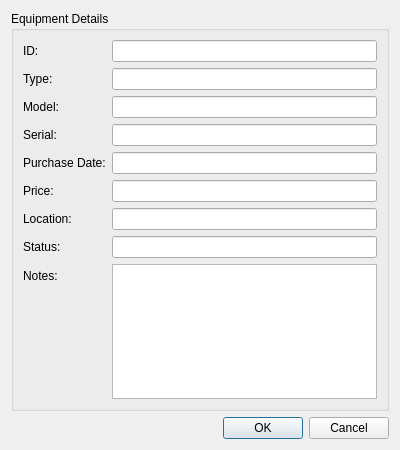
<?xml version="1.0" encoding="UTF-8"?>
<ui version="4.0">
 <class>equipmentdialog</class>
 <widget class="QDialog" name="equipmentdialog">
  <property name="geometry">
   <rect>
    <x>0</x>
    <y>0</y>
    <width>400</width>
    <height>450</height>
   </rect>
  </property>
  <property name="windowTitle">
   <string>Equipment Record</string>
  </property>
  <layout class="QVBoxLayout" name="verticalLayout">
   <item>
    <widget class="QGroupBox" name="groupBox">
     <property name="title">
      <string>Equipment Details</string>
     </property>
     <layout class="QFormLayout" name="formLayout">
      <item row="0" column="0">
       <widget class="QLabel" name="label">
        <property name="text">
         <string>ID:</string>
        </property>
       </widget>
      </item>
      <item row="0" column="1">
       <widget class="QLineEdit" name="idEdit"/>
      </item>
      <item row="1" column="0">
       <widget class="QLabel" name="label_2">
        <property name="text">
         <string>Type:</string>
        </property>
       </widget>
      </item>
      <item row="1" column="1">
       <widget class="QLineEdit" name="typeEdit"/>
      </item>
      <item row="2" column="0">
       <widget class="QLabel" name="label_3">
        <property name="text">
         <string>Model:</string>
        </property>
       </widget>
      </item>
      <item row="2" column="1">
       <widget class="QLineEdit" name="modelEdit"/>
      </item>
      <item row="3" column="0">
       <widget class="QLabel" name="label_4">
        <property name="text">
         <string>Serial:</string>
        </property>
       </widget>
      </item>
      <item row="3" column="1">
       <widget class="QLineEdit" name="serialEdit"/>
      </item>
      <item row="4" column="0">
       <widget class="QLabel" name="label_5">
        <property name="text">
         <string>Purchase Date:</string>
        </property>
       </widget>
      </item>
      <item row="4" column="1">
       <widget class="QLineEdit" name="dateEdit"/>
      </item>
      <item row="5" column="0">
       <widget class="QLabel" name="label_6">
        <property name="text">
         <string>Price:</string>
        </property>
       </widget>
      </item>
      <item row="5" column="1">
       <widget class="QLineEdit" name="priceEdit"/>
      </item>
      <item row="6" column="0">
       <widget class="QLabel" name="label_7">
        <property name="text">
         <string>Location:</string>
        </property>
       </widget>
      </item>
      <item row="6" column="1">
       <widget class="QLineEdit" name="locationEdit"/>
      </item>
      <item row="7" column="0">
       <widget class="QLabel" name="label_8">
        <property name="text">
         <string>Status:</string>
        </property>
       </widget>
      </item>
      <item row="7" column="1">
       <widget class="QLineEdit" name="statusEdit"/>
      </item>
      <item row="8" column="0">
       <widget class="QLabel" name="label_9">
        <property name="text">
         <string>Notes:</string>
        </property>
       </widget>
      </item>
      <item row="8" column="1">
       <widget class="QTextEdit" name="notesEdit"/>
      </item>
     </layout>
    </widget>
   </item>
   <item>
    <layout class="QHBoxLayout" name="horizontalLayout">
     <item>
      <spacer name="horizontalSpacer">
       <property name="orientation">
        <enum>Qt::Horizontal</enum>
       </property>
       <property name="sizeHint" stdset="0">
        <size>
         <width>40</width>
         <height>20</height>
        </size>
       </property>
      </spacer>
     </item>
     <item>
      <widget class="QPushButton" name="okButton">
       <property name="text">
        <string>OK</string>
       </property>
      </widget>
     </item>
     <item>
      <widget class="QPushButton" name="cancelButton">
       <property name="text">
        <string>Cancel</string>
       </property>
      </widget>
     </item>
    </layout>
   </item>
  </layout>
 </widget>
 <tabstops>
  <tabstop>idEdit</tabstop>
  <tabstop>typeEdit</tabstop>
  <tabstop>modelEdit</tabstop>
  <tabstop>serialEdit</tabstop>
  <tabstop>dateEdit</tabstop>
  <tabstop>priceEdit</tabstop>
  <tabstop>locationEdit</tabstop>
  <tabstop>statusEdit</tabstop>
  <tabstop>notesEdit</tabstop>
  <tabstop>okButton</tabstop>
  <tabstop>cancelButton</tabstop>
 </tabstops>
 <resources/>
 <connections>
  <connection>
   <sender>okButton</sender>
   <signal>clicked()</signal>
   <receiver>equipmentdialog</receiver>
   <slot>accept()</slot>
   <hints>
    <hint type="sourcelabel">
     <x>248</x>
     <y>254</y>
    </hint>
    <hint type="destinationlabel">
     <x>157</x>
     <y>274</y>
    </hint>
   </hints>
  </connection>
  <connection>
   <sender>cancelButton</sender>
   <signal>clicked()</signal>
   <receiver>equipmentdialog</receiver>
   <slot>reject()</slot>
   <hints>
    <hint type="sourcelabel">
     <x>316</x>
     <y>254</y>
    </hint>
    <hint type="destinationlabel">
     <x>286</x>
     <y>274</y>
    </hint>
   </hints>
  </connection>
 </connections>
</ui>
